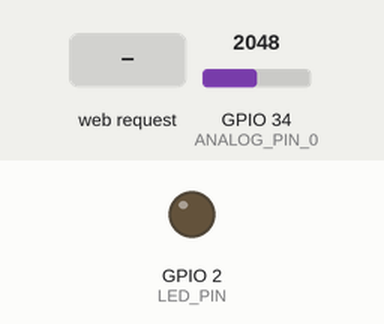
The sketch below on a simulated ESP32. Shown: output pins drawn as LEDs (lit = HIGH). Inputs (shaded band) come from the test bench; at power-on: GPIO 34 (ANALOG_PIN_0) = 2048. WiFi joins after 1.5 s; servers stay silent unless stated; what the sketch prints to the serial monitor is not drawn.

Above: at 2.7 s.
2.8 s: HTTP request GET /H received
At 3.3 s:
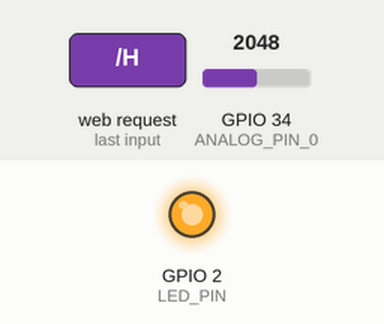
4.3 s: HTTP request GET /L received
At 5.6 s:
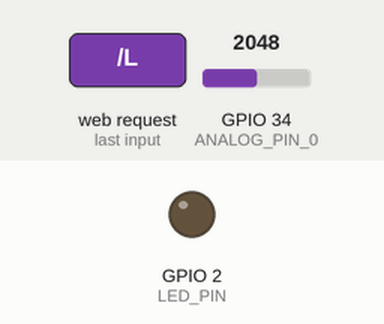
Timing chart, 0 to 7.3 s (numbered marks = the images above; inputs shaded):
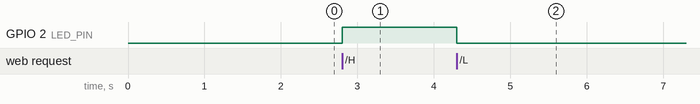

The sketch:

sketch_nov22b.ino
```cpp
/********************************************************************************
 * Sending data to a local Page
 *  => Temp/Hum from a DHT22 Sensor
 *  => Generic data from a analog input (potenciometer)
 *
 * Receiving commands from a local page
 *  ==> Turning ON/OFF a LED
 *
 * Based on original SimpleWiFiServer created for on Arduino 25 Nov 2012 by Tom Igoe
 * and ported for sparkfun esp32 on 31.01.2017 by Jan Hendrik Berlin
 *
 * MJRoBot.org 9Sept17
 ********************************************************************************/

/* WiFi parameters and credentials */
#include <WiFi.h>
const char* ssid     = "GVT-0404";
const char* password = "netnet0161884200";
WiFiServer server(80);

/* DHT Temperature and Humidity Sensor */
//#include "DHT.h"
//#define DHTPIN 23
//#define DHTTYPE DHT22
//DHT dht(DHTPIN, DHTTYPE);
float localHum = 0;
float localTemp = 0;

/* LED */
#define LED_PIN 2

//Analog Input
#define ANALOG_PIN_0 34
int analog_value = 0;

void setup()
{
  Serial.begin(115200);
  pinMode(LED_PIN, OUTPUT);
  delay(10);

  connectWiFi();

//  dht.begin();
}

int value = 0;

void loop()
{
  analog_value = analogRead(ANALOG_PIN_0);
//  getDHT();
  WiFiLocalWebPageCtrl();
}

/***************************************************
* Get indoor Temp/Hum data
****************************************************/
//void getDHT()
//{
//  float tempIni = localTemp;
//  float humIni = localHum;
//  localTemp = dht.readTemperature();
//  localHum = dht.readHumidity();
//  if (isnan(localHum) || isnan(localTemp))   // Check if any reads failed and exit early (to try again).
//  {
//    localTemp = tempIni;
//    localHum = humIni;
//    return;
//  }
//}

/***************************************************
* Send and receive data from Local Page
****************************************************/
void WiFiLocalWebPageCtrl(void)
{
  WiFiClient client = server.available();   // listen for incoming clients
  //client = server.available();
  if (client) {                             // if you get a client,
    Serial.println("New Client.");           // print a message out the serial port
    String currentLine = "";                // make a String to hold incoming data from the client
    while (client.connected()) {            // loop while the client's connected
      if (client.available()) {             // if there's bytes to read from the client,
        char c = client.read();             // read a byte, then
        Serial.write(c);                    // print it out the serial monitor
        if (c == '\n') {                    // if the byte is a newline character

          // if the current line is blank, you got two newline characters in a row.
          // that's the end of the client HTTP request, so send a response:
          if (currentLine.length() == 0) {
            String sHTML;
            sHTML  = "<!doctype html>";
            sHTML += "<html>";
            sHTML += "<head>";
            sHTML += "<meta http-equiv=\"refresh\" content=\"1\">";
            sHTML += "</head>";
            sHTML += "<body>";
            sHTML += "O sensor está medindo ";
            sHTML += analog_value;
            sHTML += "<br>";
            sHTML += "</body>";
            sHTML += "</html>";
            client.print(sHTML);
            client.println();
//            // HTTP headers always start with a response code (e.g. HTTP/1.1 200 OK)
//            // and a content-type so the client knows what's coming, then a blank line:
//            client.println("HTTP/1.1 200 OK");
//            client.println("Content-type:text/html");
//            client.println();
//
//            // the content of the HTTP response follows the header:
//            //WiFiLocalWebPageCtrl();
//              client.print("Temperature now is: ");
//              client.print(localTemp);
//              client.print("  oC<br>");
//              client.print("Humidity now is:     ");
//              client.print(localHum);
//              client.print(" % <br>");
//              client.print("<br>");
//              client.print("Analog Data:     ");
//              client.print(analog_value);
//              client.print("<br>");
//              client.print("<br>");
//
//              client.print("Click <a href=\"/H\">here</a> to turn the LED on.<br>");
//              client.print("Click <a href=\"/L\">here</a> to turn the LED off.<br>");
//
//            // The HTTP response ends with another blank line:
//            client.println();
            // break out of the while loop:
            break;
          } else {    // if you got a newline, then clear currentLine:
            currentLine = "";
          }
        } else if (c != '\r') {  // if you got anything else but a carriage return character,
          currentLine += c;      // add it to the end of the currentLine
        }

        // Check to see if the client request was "GET /H" or "GET /L":
        if (currentLine.endsWith("GET /H")) {
          digitalWrite(LED_PIN, HIGH);               // GET /H turns the LED on
        }
        if (currentLine.endsWith("GET /L")) {
          digitalWrite(LED_PIN, LOW);                // GET /L turns the LED off
        }
      }
    }
    // close the connection:
    client.stop();
    Serial.println("Client Disconnected.");
  }
}

/***************************************************
* Connecting to a WiFi network
****************************************************/
void connectWiFi(void)
{
  Serial.println();
  Serial.println();
  Serial.print("Connecting to ");
  Serial.println(ssid);
  WiFi.begin(ssid, password);
  while (WiFi.status() != WL_CONNECTED)
  {
    delay(500);
    Serial.print(".");
  }
  Serial.println("");
  Serial.println("WiFi connected.");
  Serial.println("IP address: ");
  Serial.println(WiFi.localIP());

  server.begin();
}
```

Measured:
- after the input at 2.8 s, GPIO 2 (LED_PIN): LOW → HIGH at once
- after the input at 4.3 s, GPIO 2 (LED_PIN): HIGH → LOW at once
